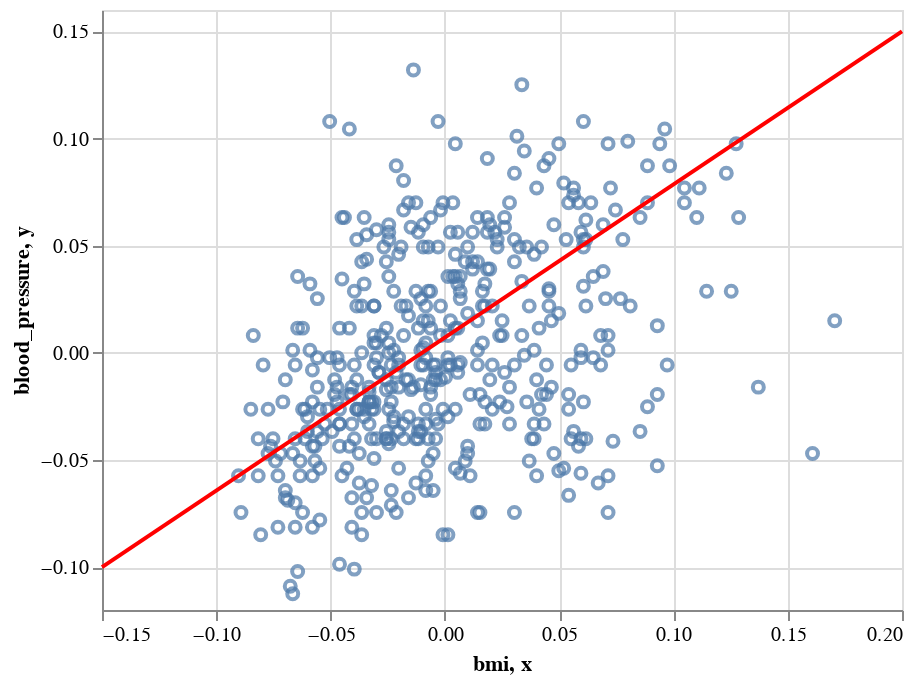

The notebook cell this image was saved under:
### Code cell
alt.Chart(df).mark_point().encode(x="bmi", y="blood_pressure") + alt.Chart(pd.DataFrame([(-.15, -.10), (.2, .15)], columns=["x", "y"])).mark_line(color='red').encode(x="x", y="y")

### Figure 1 — Vega-Lite specification as saved in the notebook (floating-point values rounded to 4 significant figures; data arrays with more than 128 entries replaced by an {"elided": "..."} marker saying what was removed)
{"$schema": "https://vega.github.io/schema/vega-lite/v2.6.0.json", "config": {"view": {"height": 300, "width": 400}}, "datasets": {"data-589c6de015fd0cf6a5b03f8927576ecc": {"elided": "442 records"}, "data-da85b5e6f0f1620aaf65d3945531adaa": [{"x": -0.15, "y": -0.1}, {"x": 0.2, "y": 0.15}]}, "layer": [{"data": {"name": "data-589c6de015fd0cf6a5b03f8927576ecc"}, "encoding": {"x": {"field": "bmi", "type": "quantitative"}, "y": {"field": "blood_pressure", "type": "quantitative"}}, "mark": "point"}, {"data": {"name": "data-da85b5e6f0f1620aaf65d3945531adaa"}, "encoding": {"x": {"field": "x", "type": "quantitative"}, "y": {"field": "y", "type": "quantitative"}}, "mark": {"color": "red", "type": "line"}}]}
